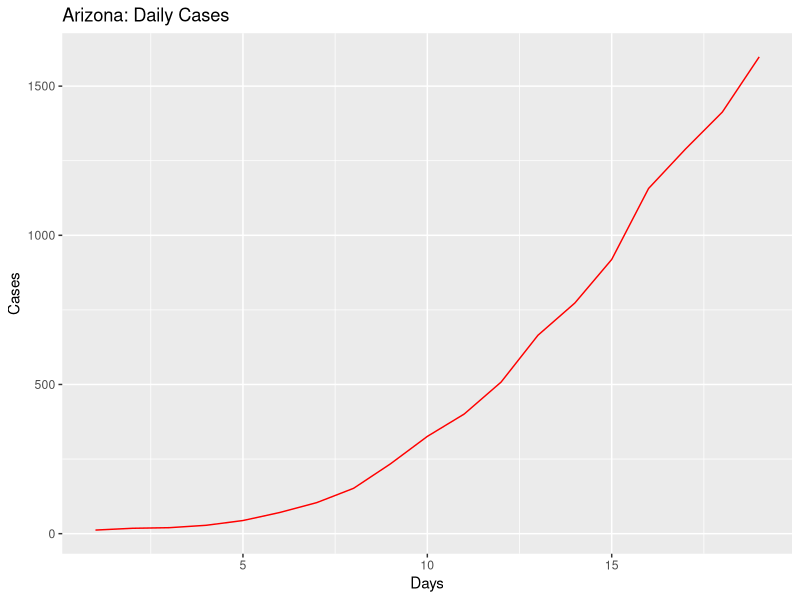
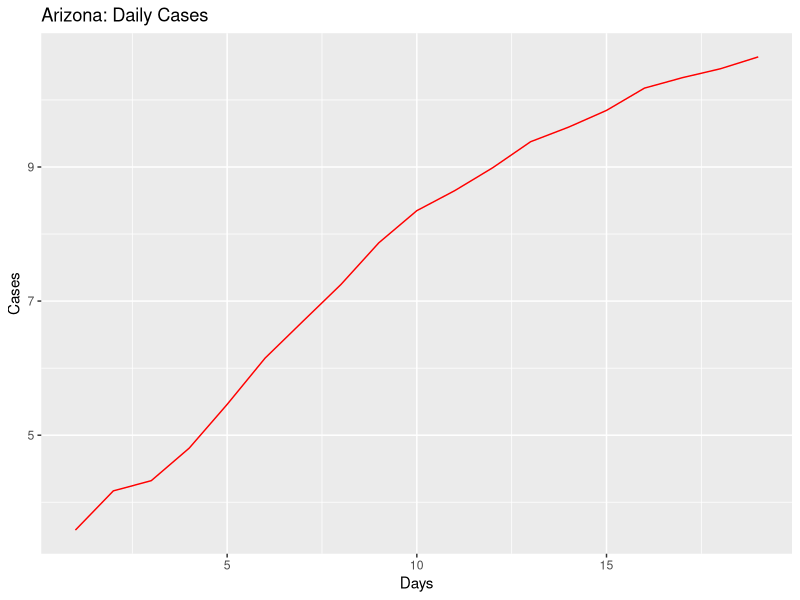
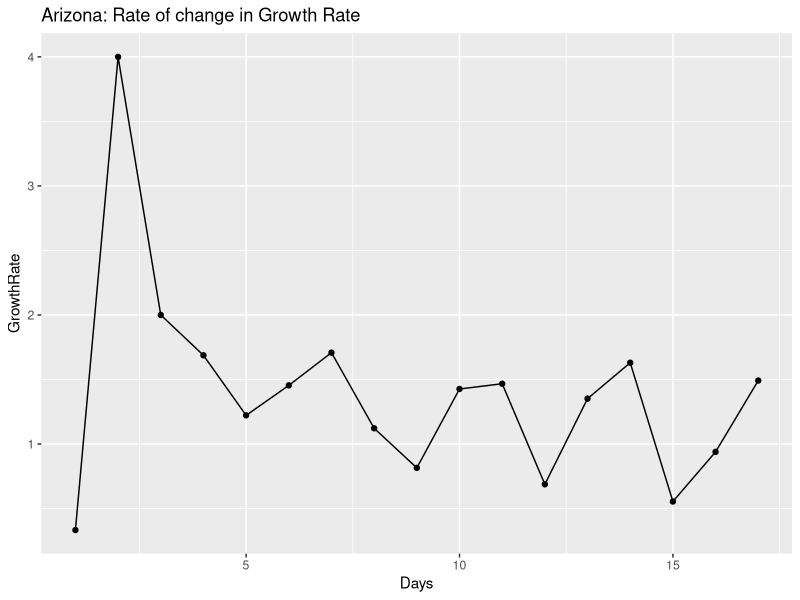
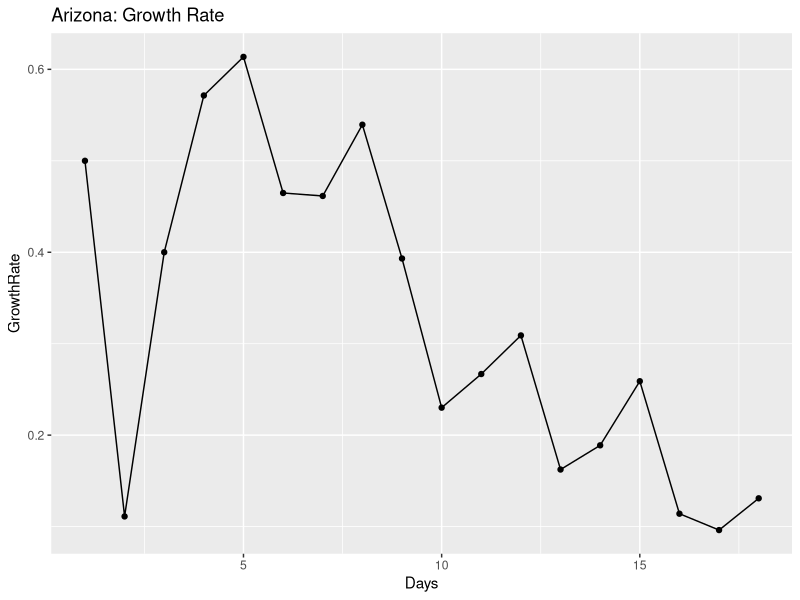
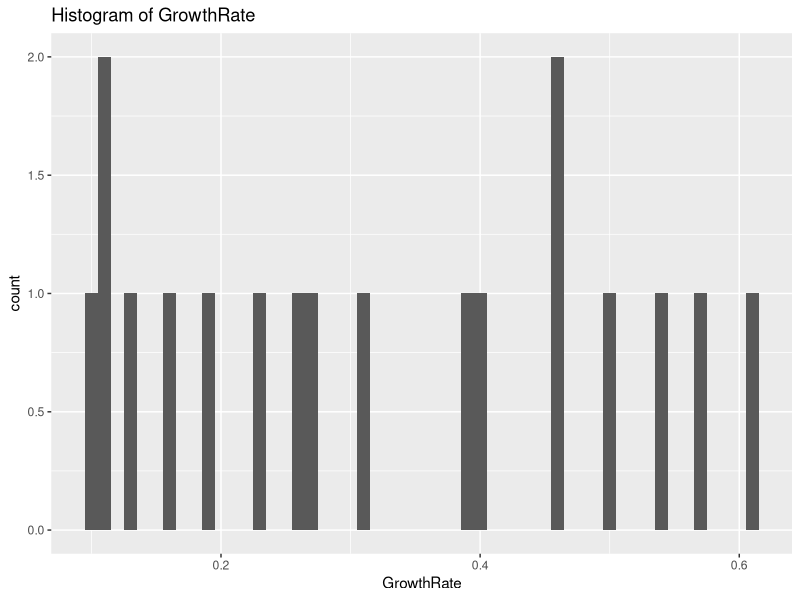
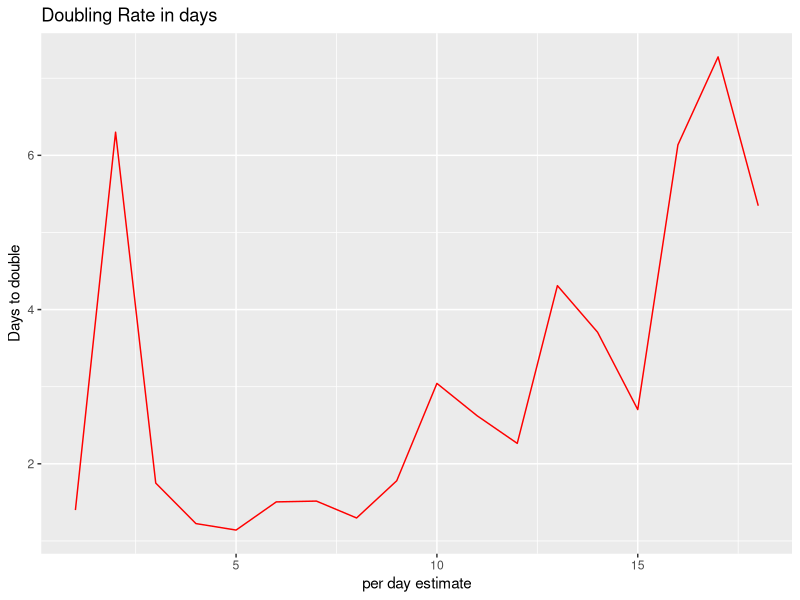
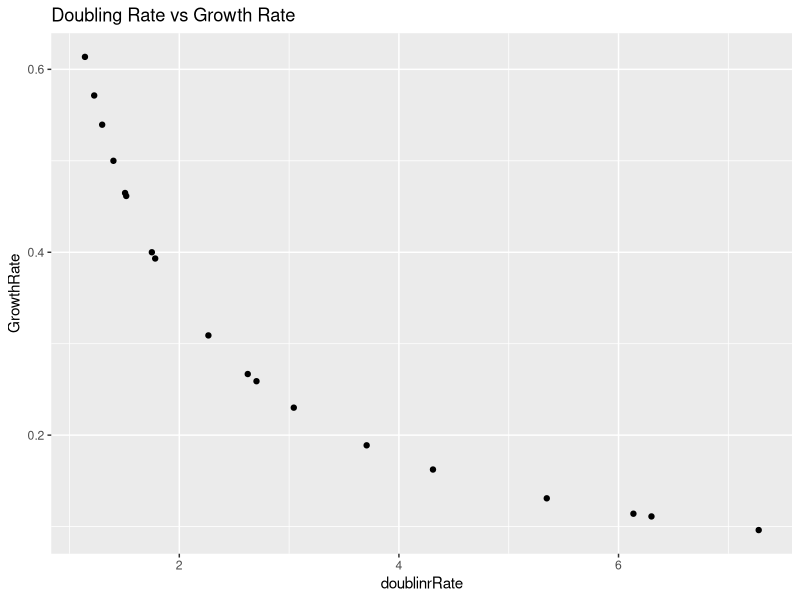
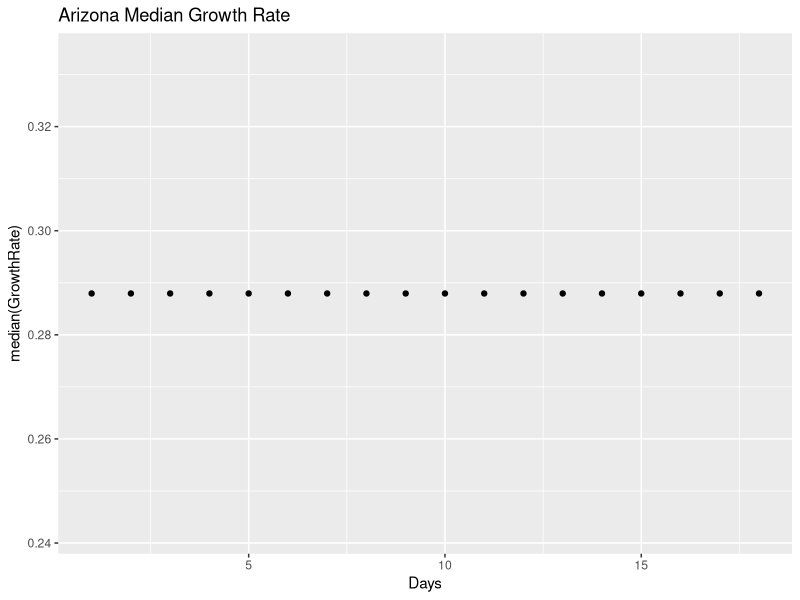

These figures' R source, in order:
## ---- chunk 1
knitr::opts_chunk$set(echo = TRUE)
## ---- chunk 2
library(ggplot2)
library(gridExtra)
library(dplyr)

coronaGrowth <- function(absoluteNumbers){
  growthfactor <- NULL
  absgrowth <- NULL
  for(i in 1:length(absoluteNumbers))
  {
    #print((absoluteNumbers[i]-absoluteNumbers[i+1]/absoluteNumbers[i+1])/absoluteNumbers[i+1])
    growthfactor[i] <- ((absoluteNumbers[i]-absoluteNumbers[i+1]))/(absoluteNumbers[i+1]-absoluteNumbers[i+2])  
    #growthfactor[i] <- ((absoluteNumbers[i]-absoluteNumbers[i+1]))/(absolutenumbers[i])
  }
  
  return (rev(growthfactor))
}

DailyGrowthRate <- function(absoluteNumbers)
{
  growthfactor <- NULL
  absgrowth <- NULL
  for(i in 1:length(absoluteNumbers))
  {
    #print((absoluteNumbers[i]-absoluteNumbers[i+1]/absoluteNumbers[i+1])/absoluteNumbers[i+1])
    growthfactor[i] <- ((absoluteNumbers[i]/absoluteNumbers[i+1]))-1 
    #growthfactor[i] <- ((absoluteNumbers[i]-absoluteNumbers[i+1]))/(absolutenumbers[i])
  }
  
  return (rev(growthfactor))  
}

DoublingRate <- function(absoluteNumbers)
{
  doublingrRate <- NULL
  cumsum <- NULL
  for(i in 1:length(absoluteNumbers))
  {
    
    doublingrRate[i] <- (70/(absoluteNumbers[i]*100))
    
  }
  return ((doublingrRate))  
}

## ---- chunk 3
#Arizona
absolutenumbers <- c(1598,1413,1289,1157,919,773,665,508,401,326,234,152,104,71,44,28,20,18,12)

#America
#absolutenumbers <- c(101.7*1000,83.8*1000,65.8*1000,53.7*1000,43.8*1000,33.3*1000,25*1000,19*1000,13.7*1000,7.8*1000,6.4*1000,4.6*1000,3.5*1000,2.7*1000)
## ---- chunk 4
growthrate <- na.exclude(coronaGrowth(absolutenumbers))
days <- seq(1:length(growthrate))
dataTrend <- data.frame(GrowthRate = growthrate,Days = days)
print(dataTrend)
p1 <- ggplot(data=dataTrend, aes(x=Days, y=GrowthRate, group=1)) +ggtitle("Arizona: Rate of change in Growth Rate")+
  geom_line()+
  geom_point()

print(dataTrend)
#print(dataTrend1)




growthrate1 <- na.exclude(DailyGrowthRate(absolutenumbers))
doublingrate1 <- na.exclude(DoublingRate(growthrate1))
days1 <- seq(1:length(growthrate1))
dataTrend1 <- data.frame(GrowthRate = growthrate1,Days = days1,doublinrRate = doublingrate1)
print(dataTrend1)
multiplier <- tail(dataTrend1, n = 1)
pred_val <- (head(absolutenumbers, n = 1)*multiplier[,"GrowthRate"])+head(absolutenumbers, n = 1)

p2 <- ggplot(data=dataTrend1, aes(x=Days, y=GrowthRate, group=1)) +ggtitle("Arizona: Growth Rate")+
  geom_line()+
  geom_point()

days <- seq(1:length(absolutenumbers))
growthrate <- append(growthrate, c(1,1),after = 0)
dataOriginal <- data.frame(Cases = rev(absolutenumbers), Days = days)
p3<- ggplot() +geom_line(data=dataOriginal, aes(x=Days, y=Cases,),color = "Red")+labs(title="Arizona: Daily Cases", y="Cases", x="Days")

p3_log<- ggplot() +geom_line(data=dataOriginal, aes(x=Days, y=log2(Cases)),color = "Red")+labs(title="Arizona: Daily Cases", y="Cases", x="Days")+
  #geom_line(data=dataOriginal, aes(x=Days+1, y=Prediction),color = "Blue")
  geom_point()



# Analyze growth rate to get interval of values
summary(dataTrend1$GrowthRate)
dataTrend1%>%select("GrowthRate")%>%summarise(meanGR = mean(GrowthRate), medianGR = median(GrowthRate), sdGR = sd(GrowthRate))
p4 <- ggplot(data = dataTrend1, aes(x = GrowthRate))+ggtitle("Histogram of GrowthRate")+geom_histogram(binwidth = 0.01)


#Analyze the doubling rate
p5<- ggplot() +geom_line(data=dataTrend1, aes(x=Days, y=doublinrRate),color = "Red")+labs(title="Doubling Rate in days", y="Days to double", x ="per day estimate")+
  #geom_line(data=dataOriginal, aes(x=Days+1, y=Prediction),color = "Blue")
  geom_point()

#Scatter plor of Growthrate versus Doubling Rate
p6 <- ggplot()+geom_point(data = dataTrend1, aes(x = doublinrRate, y = GrowthRate))+labs(title = "Doubling Rate vs Growth Rate")

#Median growth rate trend 
p7 <- ggplot()+geom_point(data = dataTrend1, aes(x = Days, y = median(GrowthRate)))+labs(title = "Arizona Median Growth Rate")

#Confidence Interval for mean population GrowthRate:
meanGR = mean(dataTrend1$GrowthRate)
sdGR = sd(dataTrend1$GrowthRate)

uppperlimitGR= meanGR+sdGR
lowerlimitGR = meanGR-sdGR

#Predictions based on: Current Growth Rate, MeanGrowth Rate, Upper GrowthRate, Lower GrowthRate
pred_val_Current <- (head(absolutenumbers, n = 1)*multiplier[,"GrowthRate"])+head(absolutenumbers, n = 1)
pred_val_MeanGR <- (head(absolutenumbers, n = 1)*meanGR)+head(absolutenumbers, n = 1)
pred_val_upperGR <- (head(absolutenumbers, n = 1)*uppperlimitGR)+head(absolutenumbers, n = 1)
pred_val_lowerGR <- (head(absolutenumbers, n = 1)*lowerlimitGR)+head(absolutenumbers, n = 1)

print("Current GR:")
print(multiplier[,"GrowthRate"])
print(pred_val_Current)

print("Mean GR:")
print(meanGR)
print(pred_val_MeanGR)

print("Upperlimit GR:")
print(uppperlimitGR)
print(pred_val_upperGR)

print("Lowerlimit GR:")
print(lowerlimitGR)
print(pred_val_lowerGR)

#Doubling rate:-
DRCurrent <- round(70/(meanGR*100),digits = 0)
DRMedian <- round(70/(median(dataTrend1$GrowthRate)*100),digits = 0)
latestDRCurrent <- round(tail(dataTrend1$doublinrRate,n=1),digits = 0)

## ---- chunk 5
#grid.arrange(p3,p3_log,p1,p2,p4,p5,p6,nrow = 4, ncol = 2)
print(p3)
print(p3_log)
print(p1)
print(p2)
print(p4)
print(p5)
print(p6)
print(p7)
## ---- chunk 6
library(ggplot2)
library(gridExtra)
library(dplyr)

coronaGrowth <- function(absoluteNumbers){
  growthfactor <- NULL
  absgrowth <- NULL
  for(i in 1:length(absoluteNumbers))
  {
    #print((absoluteNumbers[i]-absoluteNumbers[i+1]/absoluteNumbers[i+1])/absoluteNumbers[i+1])
    growthfactor[i] <- ((absoluteNumbers[i]-absoluteNumbers[i+1]))/(absoluteNumbers[i+1]-absoluteNumbers[i+2])  
    #growthfactor[i] <- ((absoluteNumbers[i]-absoluteNumbers[i+1]))/(absolutenumbers[i])
  }
  
  return (rev(growthfactor))
}

DailyGrowthRate <- function(absoluteNumbers)
{
  growthfactor <- NULL
  absgrowth <- NULL
  for(i in 1:length(absoluteNumbers))
  {
    #print((absoluteNumbers[i]-absoluteNumbers[i+1]/absoluteNumbers[i+1])/absoluteNumbers[i+1])
    growthfactor[i] <- ((absoluteNumbers[i]/absoluteNumbers[i+1]))-1 
    #growthfactor[i] <- ((absoluteNumbers[i]-absoluteNumbers[i+1]))/(absolutenumbers[i])
  }
  
  return (rev(growthfactor))  
}

DoublingRate <- function(absoluteNumbers)
{
  doublingrRate <- NULL
  cumsum <- NULL
  for(i in 1:length(absoluteNumbers))
  {
    
    doublingrRate[i] <- (70/(absoluteNumbers[i]*100))
    
  }
  return ((doublingrRate))  
}

## ---- chunk 7
#Arizona
#absolutenumbers <- c(773,665,508,401,326,234,152,104,71,44,28,20,18,12)

#America
absolutenumbers <- c(235.281*1000,205.035*1000,176.518*1000,145.369*1000,133.094*1000,123.578*1000,101.7*1000,83.8*1000,65.8*1000,53.7*1000,43.8*1000,33.3*1000,25*1000,19*1000,13.7*1000,7.8*1000,6.4*1000,4.6*1000,3.5*1000,2.7*1000)
## ---- chunk 8
growthrate <- na.exclude(coronaGrowth(absolutenumbers))
days <- seq(1:length(growthrate))
dataTrend <- data.frame(GrowthRate = growthrate,Days = days)
print(dataTrend)
p1 <- ggplot(data=dataTrend, aes(x=Days, y=GrowthRate, group=1)) +ggtitle("US: Rate of change in Growth Rate")+
  geom_line()+
  geom_point()

print(dataTrend)
#print(dataTrend1)




growthrate1 <- na.exclude(DailyGrowthRate(absolutenumbers))
doublingrate1 <- na.exclude(DoublingRate(growthrate1))
days1 <- seq(1:length(growthrate1))
dataTrend1 <- data.frame(GrowthRate = growthrate1,Days = days1,doublinrRate = doublingrate1)
print(dataTrend1)
multiplier <- tail(dataTrend1, n = 1)
pred_val <- (head(absolutenumbers, n = 1)*multiplier[,"GrowthRate"])+head(absolutenumbers, n = 1)

p2 <- ggplot(data=dataTrend1, aes(x=Days, y=GrowthRate, group=1)) +ggtitle("US: Growth Rate")+
  geom_line()+
  geom_point()

days <- seq(1:length(absolutenumbers))
growthrate <- append(growthrate, c(1,1),after = 0)
dataOriginal <- data.frame(Cases = rev(absolutenumbers), Days = days)
p3<- ggplot() +geom_line(data=dataOriginal, aes(x=Days, y=Cases,),color = "Red")+labs(title="US: Daily Cases", y="Cases", x="Days")

p3_log<- ggplot() +geom_line(data=dataOriginal, aes(x=Days, y=log2(Cases)),color = "Red")+labs(title="US: Daily Cases", y="Cases", x="Days")+
  #geom_line(data=dataOriginal, aes(x=Days+1, y=Prediction),color = "Blue")
  geom_point()



# Analyze growth rate to get interval of values
summary(dataTrend1$GrowthRate)
dataTrend1%>%select("GrowthRate")%>%summarise(meanGR = mean(GrowthRate), medianGR = median(GrowthRate), sdGR = sd(GrowthRate))
p4 <- ggplot(data = dataTrend1, aes(x = GrowthRate))+ggtitle("Histogram of GrowthRate")+geom_histogram(binwidth = 0.01)


#Analyze the doubling rate
p5<- ggplot() +geom_line(data=dataTrend1, aes(x=Days, y=doublinrRate),color = "Red")+labs(title="Doubling Rate in days", y="Days to double", x ="per day estimate")+
  #geom_line(data=dataOriginal, aes(x=Days+1, y=Prediction),color = "Blue")
  geom_point()

#Scatter plor of Growthrate versus Doubling Rate
p6 <- ggplot()+geom_point(data = dataTrend1, aes(x = doublinrRate, y = GrowthRate))+labs(title = "Doubling Rate vs Growth Rate")

#Median growth rate trend 
p7 <- ggplot()+geom_point(data = dataTrend1, aes(x = Days, y = median(GrowthRate)))+labs(title = "US Median Growth Rate")



#Confidence Interval for mean population GrowthRate:
meanGR = mean(dataTrend1$GrowthRate)
sdGR = sd(dataTrend1$GrowthRate)

uppperlimitGR= meanGR+sdGR
lowerlimitGR = meanGR-sdGR

#Predictions based on: Current Growth Rate, MeanGrowth Rate, Upper GrowthRate, Lower GrowthRate
pred_val_Current <- (head(absolutenumbers, n = 1)*multiplier[,"GrowthRate"])+head(absolutenumbers, n = 1)
pred_val_MeanGR <- (head(absolutenumbers, n = 1)*meanGR)+head(absolutenumbers, n = 1)
pred_val_upperGR <- (head(absolutenumbers, n = 1)*uppperlimitGR)+head(absolutenumbers, n = 1)
pred_val_lowerGR <- (head(absolutenumbers, n = 1)*lowerlimitGR)+head(absolutenumbers, n = 1)

print("Current GR:")
print(multiplier[,"GrowthRate"])
print(pred_val_Current)

print("Mean GR:")
print(meanGR)
print(pred_val_MeanGR)

print("Upperlimit GR:")
print(uppperlimitGR)
print(pred_val_upperGR)

print("Lowerlimit GR:")
print(lowerlimitGR)
print(pred_val_lowerGR)

#Doubling rate:-
DRCurrent <- round(70/(meanGR*100),digits = 0)
DRMedian <- round(70/(median(dataTrend1$GrowthRate)*100),digits = 0)
latestDRCurrent <- round(tail(dataTrend1$doublinrRate,n=1),digits = 0)

## ---- chunk 9
#grid.arrange(p3,p3_log,p1,p2,p4,p5,p6,nrow = 4, ncol = 2)
print(p3)
print(p3_log)
print(p1)
print(p2)
print(p4)
print(p5)
print(p6)
print(p7)
## ---- chunk 10
library(ggplot2)
library(gridExtra)
library(dplyr)

coronaGrowth <- function(absoluteNumbers){
  growthfactor <- NULL
  absgrowth <- NULL
  for(i in 1:length(absoluteNumbers))
  {
    #print((absoluteNumbers[i]-absoluteNumbers[i+1]/absoluteNumbers[i+1])/absoluteNumbers[i+1])
    growthfactor[i] <- ((absoluteNumbers[i]-absoluteNumbers[i+1]))/(absoluteNumbers[i+1]-absoluteNumbers[i+2])  
    #growthfactor[i] <- ((absoluteNumbers[i]-absoluteNumbers[i+1]))/(absolutenumbers[i])
  }
  
  return (rev(growthfactor))
}

DailyGrowthRate <- function(absoluteNumbers)
{
  growthfactor <- NULL
  absgrowth <- NULL
  for(i in 1:length(absoluteNumbers))
  {
    #print((absoluteNumbers[i]-absoluteNumbers[i+1]/absoluteNumbers[i+1])/absoluteNumbers[i+1])
    growthfactor[i] <- ((absoluteNumbers[i]/absoluteNumbers[i+1]))-1 
    #growthfactor[i] <- ((absoluteNumbers[i]-absoluteNumbers[i+1]))/(absolutenumbers[i])
  }
  
  return (rev(growthfactor))  
}

DoublingRate <- function(absoluteNumbers)
{
  doublingrRate <- NULL
  cumsum <- NULL
  for(i in 1:length(absoluteNumbers))
  {
    
    doublingrRate[i] <- (70/(absoluteNumbers[i]*100))
    
  }
  return ((doublingrRate))  
}

## ---- chunk 11
#Arizona
#absolutenumbers <- c(773,665,508,401,326,234,152,104,71,44,28,20,18,12)

#America
absolutenumbers <- c(2341,1637,1397,1251,1071,1024,987,887,727,657,536,499,396,332,249,194,169,143,129,114,100,82,74,62,62,47,40,34,31,30,29,7,6,3,3,3,3,3,3,3,3,3,3,3,3,3,3,3)
## ---- chunk 12
growthrate <- na.exclude(coronaGrowth(absolutenumbers))
days <- seq(1:length(growthrate))
dataTrend <- data.frame(GrowthRate = growthrate,Days = days)
print(dataTrend)
p1 <- ggplot(data=dataTrend, aes(x=Days, y=GrowthRate, group=1)) +ggtitle("US: Rate of change in Growth Rate")+
  geom_line()+
  geom_point()

print(dataTrend)
#print(dataTrend1)




growthrate1 <- na.exclude(DailyGrowthRate(absolutenumbers))
doublingrate1 <- na.exclude(DoublingRate(growthrate1))
days1 <- seq(1:length(growthrate1))
dataTrend1 <- data.frame(GrowthRate = growthrate1,Days = days1,doublinrRate = doublingrate1)
print(dataTrend1)
multiplier <- tail(dataTrend1, n = 1)
pred_val <- (head(absolutenumbers, n = 1)*multiplier[,"GrowthRate"])+head(absolutenumbers, n = 1)

p2 <- ggplot(data=dataTrend1, aes(x=Days, y=GrowthRate, group=1)) +ggtitle("India: Growth Rate")+
  geom_line()+
  geom_point()

days <- seq(1:length(absolutenumbers))
growthrate <- append(growthrate, c(1,1),after = 0)
dataOriginal <- data.frame(Cases = rev(absolutenumbers), Days = days)
p3<- ggplot() +geom_line(data=dataOriginal, aes(x=Days, y=Cases,),color = "Red")+labs(title="India: Daily Cases", y="Cases", x="Days")

p3_log<- ggplot() +geom_line(data=dataOriginal, aes(x=Days, y=log2(Cases)),color = "Red")+labs(title="India: Daily Cases", y="Cases", x="Days")+
  #geom_line(data=dataOriginal, aes(x=Days+1, y=Prediction),color = "Blue")
  geom_point()



# Analyze growth rate to get interval of values
summary(dataTrend1$GrowthRate)
dataTrend1%>%select("GrowthRate")%>%summarise(meanGR = mean(GrowthRate), medianGR = median(GrowthRate), sdGR = sd(GrowthRate))
p4 <- ggplot(data = dataTrend1, aes(x = GrowthRate))+ggtitle("Histogram of GrowthRate")+geom_histogram(binwidth = 0.01)


#Analyze the doubling rate
p5<- ggplot() +geom_line(data=dataTrend1, aes(x=Days, y=doublinrRate),color = "Red")+labs(title="Doubling Rate in days", y="Days to double", x ="per day estimate")+
  #geom_line(data=dataOriginal, aes(x=Days+1, y=Prediction),color = "Blue")
  geom_point()

#Scatter plor of Growthrate versus Doubling Rate
p6 <- ggplot()+geom_point(data = dataTrend1, aes(x = doublinrRate, y = GrowthRate))+labs(title = "Doubling Rate vs Growth Rate")

#Median growth rate trend 
p7 <- ggplot()+geom_point(data = dataTrend1, aes(x = Days, y = median(GrowthRate)))+labs(title = "India Median Growth Rate")



#Confidence Interval for mean population GrowthRate:
meanGR = mean(dataTrend1$GrowthRate)
sdGR = sd(dataTrend1$GrowthRate)

uppperlimitGR= meanGR+sdGR
lowerlimitGR = meanGR-sdGR

#Predictions based on: Current Growth Rate, MeanGrowth Rate, Upper GrowthRate, Lower GrowthRate
pred_val_Current <- (head(absolutenumbers, n = 1)*multiplier[,"GrowthRate"])+head(absolutenumbers, n = 1)
pred_val_MeanGR <- (head(absolutenumbers, n = 1)*meanGR)+head(absolutenumbers, n = 1)
pred_val_upperGR <- (head(absolutenumbers, n = 1)*uppperlimitGR)+head(absolutenumbers, n = 1)
pred_val_lowerGR <- (head(absolutenumbers, n = 1)*lowerlimitGR)+head(absolutenumbers, n = 1)

print("Current GR:")
print(multiplier[,"GrowthRate"])
print(pred_val_Current)

print("Mean GR:")
print(meanGR)
print(pred_val_MeanGR)

print("Upperlimit GR:")
print(uppperlimitGR)
print(pred_val_upperGR)

print("Lowerlimit GR:")
print(lowerlimitGR)
print(pred_val_lowerGR)

#Doubling rate:-
DRCurrent <- round(70/(meanGR*100),digits = 0)
DRMedian <- round(70/(median(dataTrend1$GrowthRate)*100),digits = 0)
latestDRCurrent <- round(tail(dataTrend1$doublinrRate,n=1),digits = 0)

## ---- chunk 13
#grid.arrange(p3,p3_log,p1,p2,p4,p5,p6,nrow = 4, ncol = 2)
print(p3)
print(p3_log)
print(p1)
print(p2)
print(p4)
print(p5)
print(p6)
print(p7)
